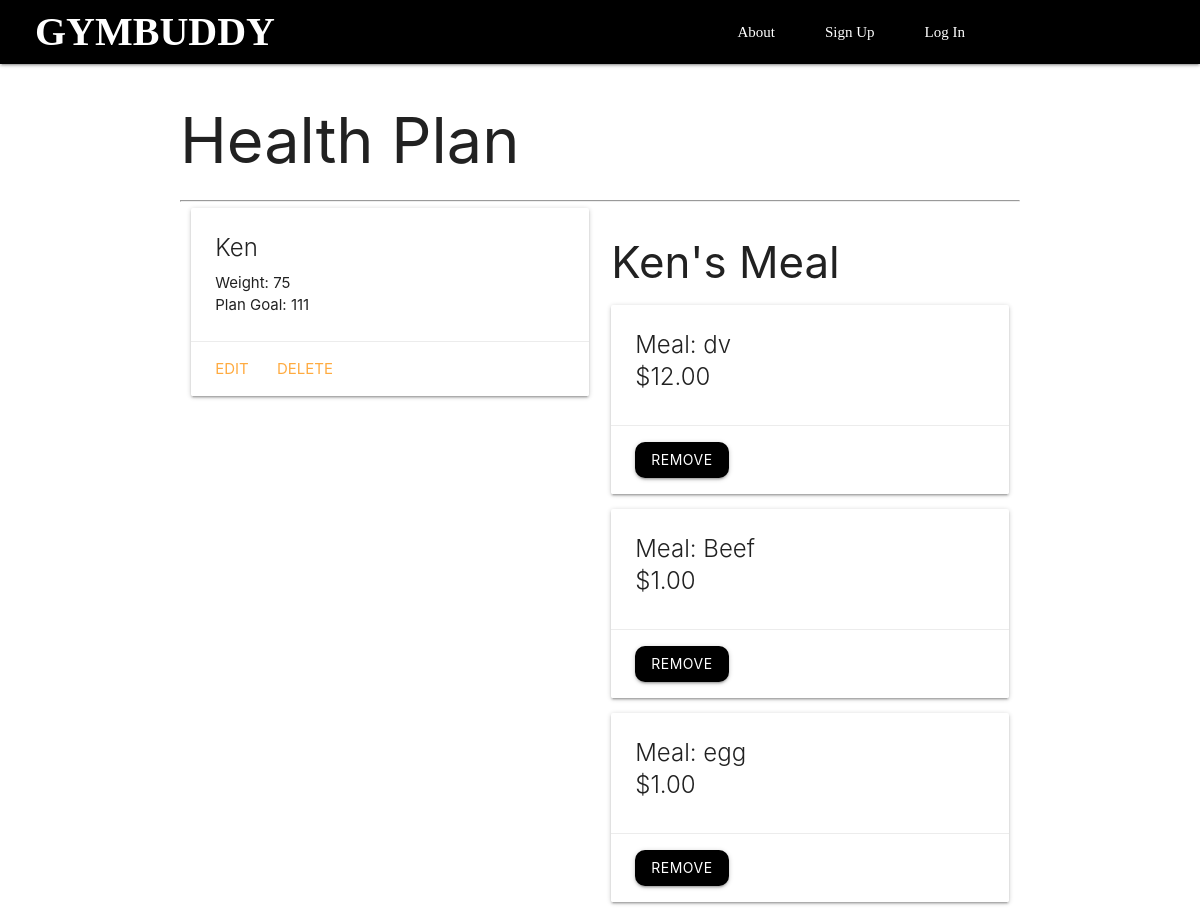
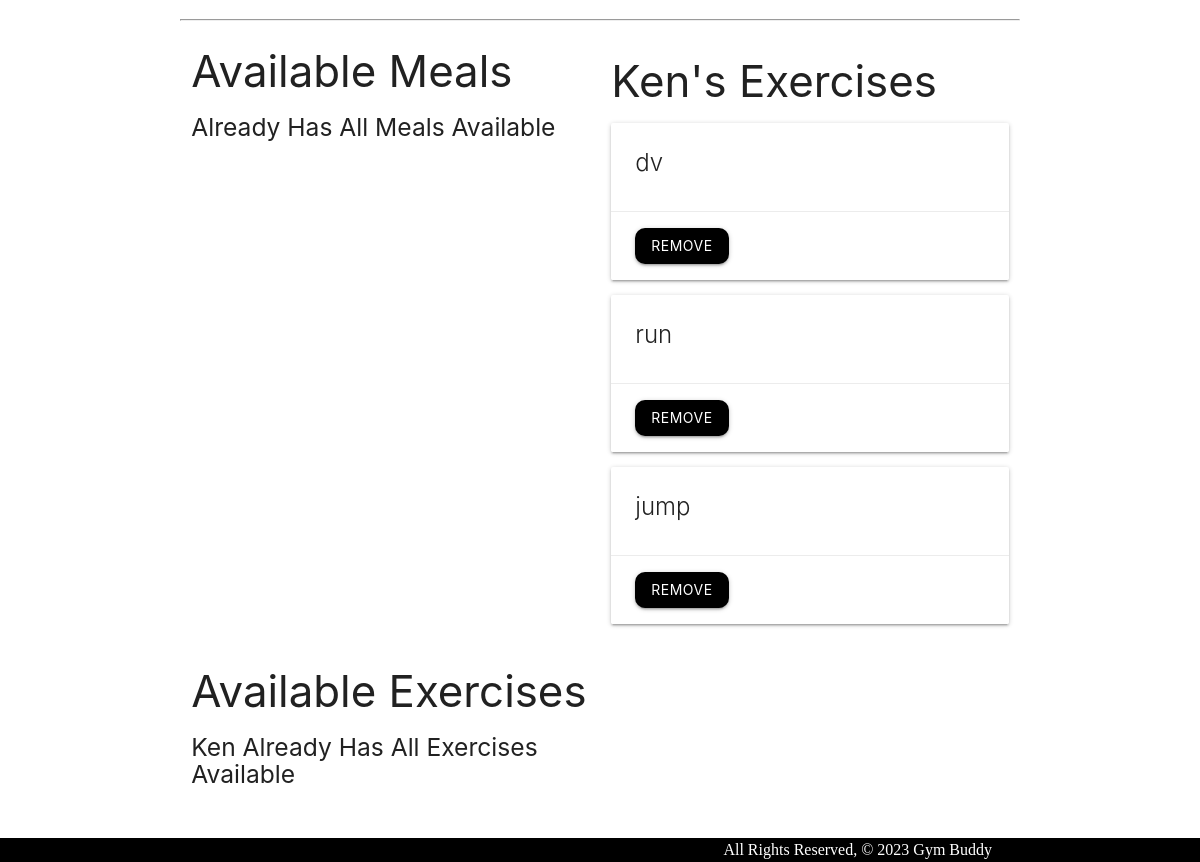
The page /plans/3/ on the database its author committed (2 pictures, top to bottom).
### main_app/models.py (models this page shows, shortened)
class Plan(models.Model):
    name = models.CharField(max_length=100)
    weight = models.IntegerField()
    goal = models.TextField(max_length=250)
    user = models.ForeignKey(User, on_delete=models.CASCADE)
    exercises = models.ManyToManyField(Exercise)
    meals = models.ManyToManyField(Meal)

class Meal(models.Model):
    name = models.CharField(max_length=50)
    description = models.TextField()
    price = models.DecimalField(max_digits=5, decimal_places=2)
    created_at = models.DateTimeField(auto_now_add=True)

class Exercise(models.Model):
    TypeOfWorkout = models.CharField(max_length=100)
    duration = models.IntegerField()
    description = models.TextField(max_length=250)

### main_app/views.py (the view)
# urls.py: path('plans/<int:plan_id>/', views.plans_detail, name='detail'),
def plans_detail(request, plan_id):
  plan = Plan.objects.get(id=plan_id)
  id_list = plan.meals.all().values_list('id')
  meals_plan_doesnt_have = Meal.objects.exclude(id__in=id_list)
  id_list = plan.exercises.all().values_list('id')
  exercises_plan_doesnt_have = Exercise.objects.exclude(id__in=id_list)
  return render(request, 'plans/detail.html', {
      'plan': plan,
      'meals': meals_plan_doesnt_have,
      'exercises': exercises_plan_doesnt_have
    })

### main_app/templates/plans/detail.html (shortened to what this page needs)
{% extends 'base.html' %} {% block content %}
<h1>Health Plan</h1>
<div class="row">
  <div class="col s6">
    <div class="card">
      <div class="card-content">
        <span class="card-title">{{ plan.name }}</span>
        {% if plan.weight > 0 %}
        <p>Weight: {{ plan.weight }}</p>
        {% else %}
        <p>No weight given</p>
        {% endif %}
        <p>Plan Goal: {{ plan.goal }}</p>
      </div>
      <div class="card-action">
        <a href="{% url 'plans_update' plan.id %}">Edit</a>
        <a href="{% url 'plans_delete' plan.id %}">Delete</a>
      </div>
    </div>
  </div>
  <hr />
  <div class="row">
    <div class="col s6">
      <h3>{{ plan.name }}'s Meal</h3>
      {% if plan.meals.count %} {% for meal in plan.meals.all %}
      <div class="card">
        <div class="card-content">
          <span class="card-title">
            <p>Meal: {{ meal.name }}</p>
            <span>${{ meal.price }}</span>
          </span>
        </div>
        <div class="card-action">
          <form action="{% url 'unassoc_meal' plan.id meal.id %}" method="POST">
            <button type="submit" class="btn">Remove</button>
          </form>
        </div>
      </div>
      {% endfor %} {% else %}
      <h5>No meals</h5>
      {% endif %}
    </div>
  </div>
  <div class="col s6">
    <h3>Available Meals</h3>
    {% if meals.count %} {% for meal in meals.all %}
    <div class="card">
      <div class="card-content">
        <span class="card-title">
          <p>Meal: {{ meal.name }}</p>
          <span>${{ meal.price }}</span>
        </span>
      </div>
      <div class="card-action">
        <form action="{% url 'assoc_meal' plan.id meal.id %}" method="POST">
          {% csrf_token %}
          <button type="submit" class="btn">Add</button>
        </form>
      </div>
    </div>
    {% endfor %} {% else %}
    <h5>{{cat.name}} Already Has All Meals Available</h5>
    {% endif %}
  </div>
  <hr />
  <div class="row">
    <div class="col s6">
      <h3>{{ plan.name }}'s Exercises</h3>
      {% if plan.exercises.count %} {% for exercise in plan.exercises.all %}
      <div class="card">
        <div class="card-content">
          <span class="card-title"> {{ exercise.TypeOfWorkout }} </span>
        </div>
        <div class="card-action">
          <form
            action="{% url 'unassoc_exercise' plan.id exercise.id %}"
            method="POST"
          >
            <button type="submit" class="btn">Remove</button>
          </form>
        </div>
      </div>
      {% endfor %} {% else %}
      <h5>No Exercises</h5>
      {% endif %}
    </div>
    <div class="col s6">
      <h3>Available Exercises</h3>
      {% if exercises.count %} {% for exercise in exercises.all %}
      <div class="card">
        <div class="card-content">
          <span class="card-title"> {{ exercise.TypeOfWorkout }} </span>
        </div>
        <div class="card-action">
          <form
            action="{% url 'assoc_exercise' plan.id exercise.id %}"
            method="POST"
          >
            {% csrf_token %}
            <button type="submit" class="btn">Add</button>
          </form>
        </div>
      </div>
      {% endfor %} {% else %}
      <h5>{{plan.name}} Already Has All Exercises Available</h5>
      {% endif %}
    </div>
  </div>
  {% endblock %}

### main_app/static/css/style.css (style rules this page uses)
body { display: flex; min-height: 100vh; flex-direction: column; }
.btn { background-color: black; border-radius: 10px; }

### rows shown on the page
Plan: name "Ken", weight "75", goal "111"
Meal: name "dv", price "12.00"
Meal: name "Beef", price "1.00"
Meal: name "egg", price "1.00"
Exercise: TypeOfWorkout "dv"
Exercise: TypeOfWorkout "run"
Exercise: TypeOfWorkout "jump"
